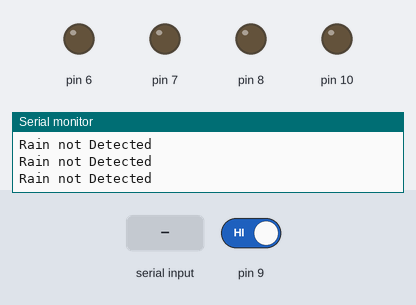
Bench run of a sketch on a simulated Arduino Uno, built with avr-gcc and run on an emulated ATmega328P. On the bench: output pins drawn as LEDs (lit = HIGH), the last lines printed to the serial monitor. Inputs (shaded band) come from the test bench; at power-on: pin 9 HIGH.

Above: at 1.2 s.
1.3 s: pin 9 driven LOW
At 2.8 s:
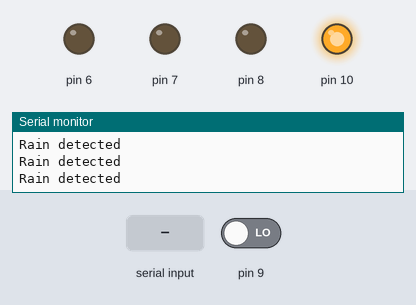
3.1 s: "a" received over Serial
At 4.2 s:
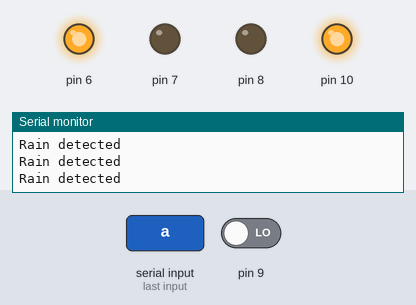
4.7 s: "c" received over Serial
At 5.5 s:
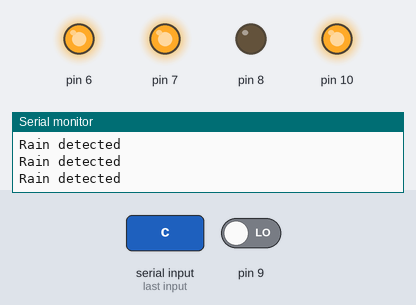
6.3 s: "b" received over Serial
At 6.7 s:
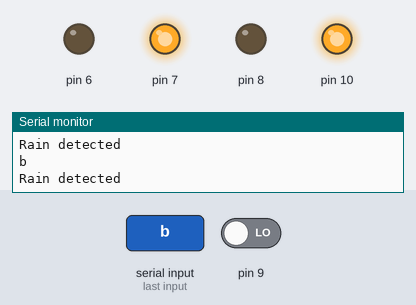
7.9 s: "e" received over Serial
At 9.2 s:
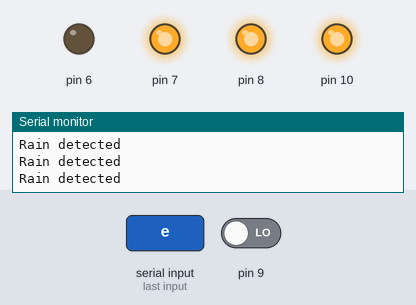
9.5 s: "d" received over Serial
At 10.4 s:
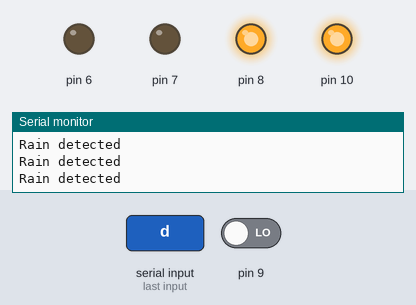
Timing chart, 0 to 12.1 s (numbered marks = the images above; inputs shaded):
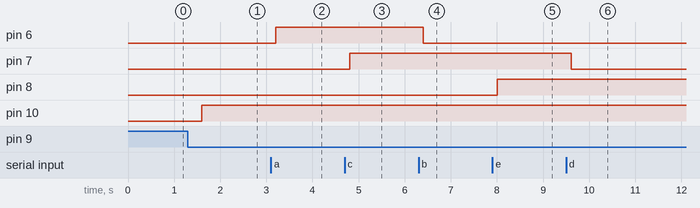

Measured:
- after the input at 1.3 s, pin 10: LOW → HIGH after 0.30 s
- after the input at 3.1 s, pin 6: LOW → HIGH after 0.10 s
- after the input at 4.7 s, pin 7: LOW → HIGH after 0.10 s
- after the input at 6.3 s, pin 6: HIGH → LOW after 0.11 s
- after the input at 7.9 s, pin 8: LOW → HIGH after 0.11 s
- after the input at 9.5 s, pin 7: HIGH → LOW after 0.11 s

The sketch:

home_automation.ino
```cpp
void setup() {
  // put your setup code here, to run once:
Serial.begin(9600);
pinMode(6,OUTPUT);
pinMode(7,OUTPUT);
pinMode(8,OUTPUT);
pinMode(9,INPUT);
pinMode(10,OUTPUT);
digitalWrite(6,LOW);
digitalWrite(7,LOW);
digitalWrite(8,LOW);
digitalWrite(9,LOW);
digitalWrite(10,LOW);

}

void loop() {
  // put your main code here, to run repeatedly:
  rain();

if(Serial.available())
{
 char x=Serial.read();
 Serial.println(x);
 int val1;
 int val2;
 int val3;
 if(x=='a')
 {
  digitalWrite(6,HIGH);
 }
 if(x=='b')
 {
  digitalWrite(6,LOW);
 }
 if(x=='c')
 {
  digitalWrite(7,HIGH);
 }
 if(x=='d')
 {
  digitalWrite(7,LOW);
 }
 if(x=='e')
 {
  digitalWrite(8,HIGH);
 }
 if(x=='f')
 {
  digitalWrite(8,LOW);
 }
}
}
void rain()
{
    int a=digitalRead(9);

delay(200);
if(a==0)
{
  Serial.println("Rain detected");
  digitalWrite(10,HIGH);
}
else
{
  Serial.println("Rain not Detected");
digitalWrite(10,LOW);
}
}
```
